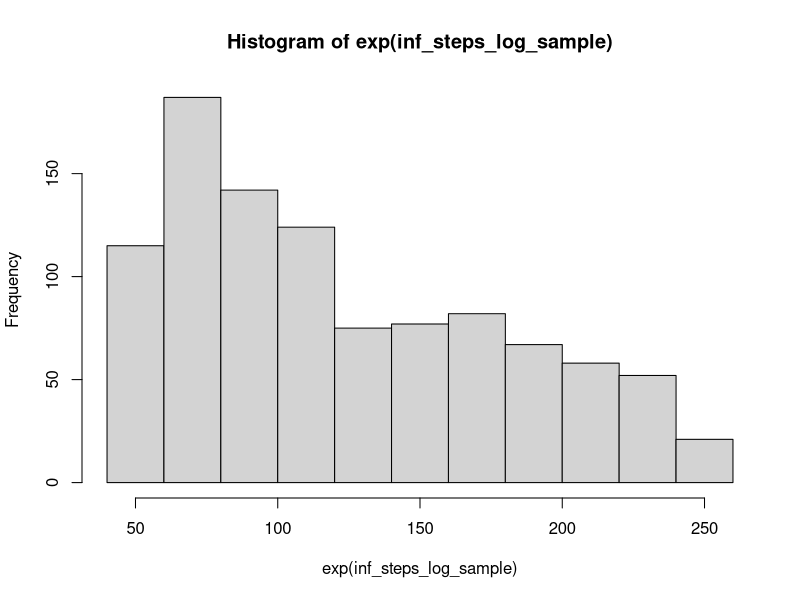

This chart was generated by the following R code:
setwd("~/Documents/Uppsala universitet/T8 22 HT/Examensarbete/R kod")

# simulation test

# a vector with the promt-names
promt <- c("weather", "bankruptcy", "houseing")

# sample n=1000 with euqal prob for the different prompts
set.seed(96)
prompt_sample <- sample(x = promt, size = 1000, replace = TRUE, 
                        prob = c((1/3), (1/3), (1/3)) 
)

# sample n = 1000 for the other variables
guidance <- round(runif(n = 1000, min = 2, max = 20), digits = 1) # rounded to one decimal

xtra_prompt <-  rbinom(n = 1000, size = 1, prob = 0.5)

guide_image <-  rbinom(n = 1000, size = 1, prob = 0.5)

inf_steps_log_sample<- runif(n = 1000, min = log(50), max = log(250)) # the loged values are uniform dist

inf_steps<- round(exp(inf_steps_log_sample), digits = 0) # raise to the power of e to remove the log
# this makes lower values of inf_steps more probable (i.e we have a skewed distribution)
# There is more info in the lower values that the higher values -> easier to extrapolate info from high values
# round the numbers to closest integer.

hist(exp(inf_steps_log_sample)) # visualise the skewed dist for inf_steps

# save in a df
df <- data.frame(prompt = prompt_sample,
                 guidance = guidance,
                 inf_steps = inf_steps,
                 xtra_prompt = xtra_prompt,
                 guide_image_bin = guide_image)

# create a help variable that tells which (if any) guide image should be used
df$image <- NA
df$image[df$prompt == "weather" & df$guide_image_bin == 1] <- "forest"
df$image[df$prompt == "bankruptcy" & df$guide_image_bin == 1] <- "boxes"
df$image[df$prompt == "houseing" & df$guide_image_bin == 1] <- "coinstack"
df$image[ df$guide_image_bin == 0] <- "none"

#inf_steps<- round(runif(n = 100, min = 50, max = 250), digits = 0)

# save df as a .csv
write.csv(df, file = "image_data.csv")

